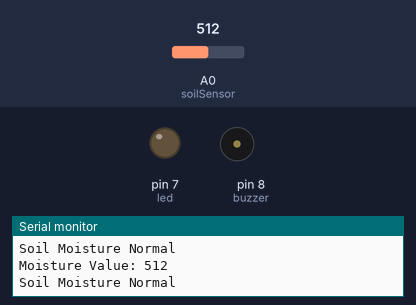
Bench run of a sketch on a simulated Arduino Uno, built with avr-gcc and run on an emulated ATmega328P. Parts: output pins drawn as LEDs (lit = HIGH), buzzer (waves = sounding, pin HIGH), the last lines printed to the serial monitor. Inputs (shaded band) come from the test bench; at power-on: A0 (soilSensor) = 512.

Above: at 1.8 s.
1.9 s: A0 (soilSensor) set to 683
3.4 s: A0 (soilSensor) set to 714
At 5.3 s:
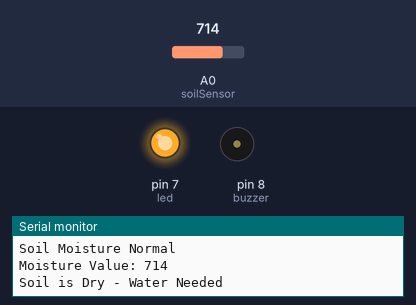
7.5 s: A0 (soilSensor) set to 690
At 8.0 s:
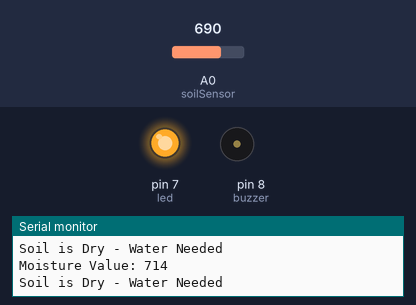
10.0 s: A0 (soilSensor) set to 710
At 10.9 s:
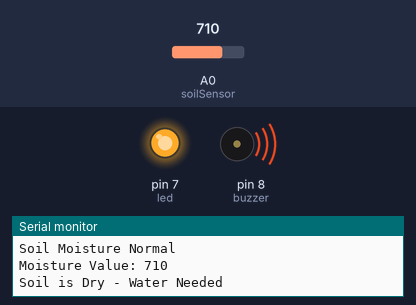
Timing chart, 0 to 15.1 s (numbered marks = the images above; inputs shaded):
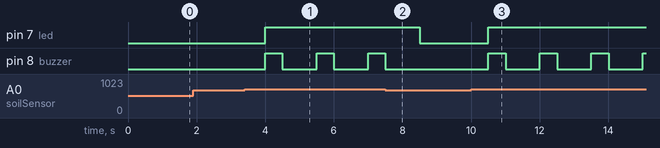

Measured:
- the behaviour switches between 700 and 701 on A0 (soilSensor) (found by bisection; images 0 and 1)
- after the input at 3.4 s, pin 7 (led): LOW → HIGH after 0.60 s; pin 8 (buzzer): alternates HIGH for 0.50 s and LOW for 1.0 s, starting after 0.60 s
- after the input at 7.5 s, pin 7 (led): HIGH → LOW after 1.0 s; pin 8 (buzzer): goes on until 7.5 s, then stays LOW
- after the input at 10.0 s, pin 7 (led): LOW → HIGH after 0.51 s; pin 8 (buzzer): alternates HIGH for 0.50 s and LOW for 1.0 s, starting after 0.51 s

The sketch:

code.ino.ino
```cpp
int soilSensor = A0;

int led = 7;

int buzzer = 8;

int moistureValue = 0;

void setup() {

  pinMode(led, OUTPUT);

  pinMode(buzzer, OUTPUT);

  Serial.begin(9600);
}

void loop() {

  moistureValue = analogRead(soilSensor);

  Serial.print("Moisture Value: ");
  Serial.println(moistureValue);

  // Dry soil condition
  if(moistureValue > 700) {

    Serial.println("Soil is Dry - Water Needed");

    digitalWrite(led, HIGH);

    digitalWrite(buzzer, HIGH);

    delay(500);

    digitalWrite(buzzer, LOW);
  }

  else {

    Serial.println("Soil Moisture Normal");

    digitalWrite(led, LOW);
  }

  delay(1000);
}
```
